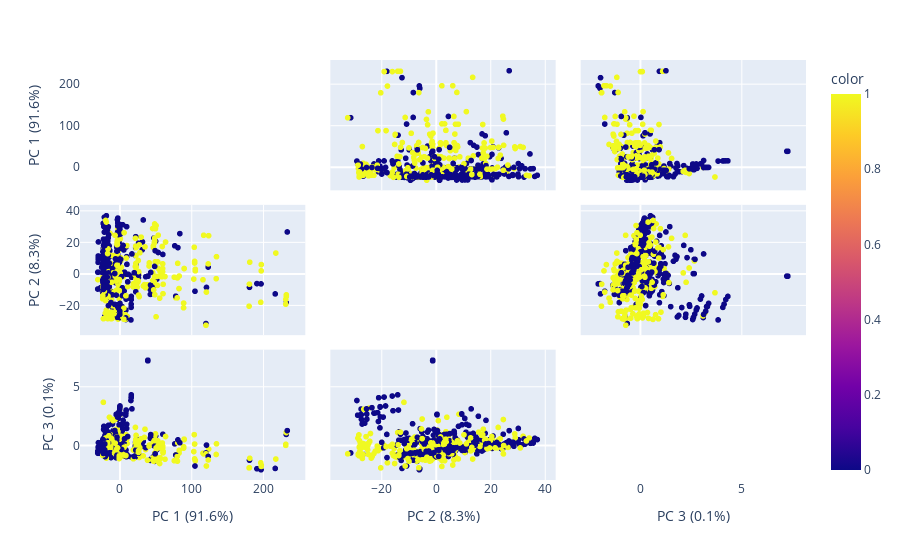

Notebook cell for this chart:
### Code cell
pca = PCA()
components = pca.fit_transform(df_train[features])
labels = {
    str(i): f"PC {i+1} ({var:.1f}%)"
    for i, var in enumerate(pca.explained_variance_ratio_ * 100)
}

fig = px.scatter_matrix(
    components,
    labels=labels,
    dimensions=range(3),
    color=df_train['Survived']
)
fig.update_traces(diagonal_visible=False)
fig.show()

### Figure 1 — Plotly figure (JSON) as saved in the notebook; plotly's stock layout.template omitted (floating-point values rounded to 4 significant figures; data arrays with more than 128 entries replaced by an {"elided": "..."} marker saying what was removed)
{"data": [{"diagonal": {"visible": false}, "dimensions": [{"axis": {"matches": true}, "label": "PC 1 (91.6%)", "values": {"elided": "881 float values"}}, {"axis": {"matches": true}, "label": "PC 2 (8.3%)", "values": {"elided": "881 float values"}}, {"axis": {"matches": true}, "label": "PC 3 (0.1%)", "values": {"elided": "881 float values"}}], "hovertemplate": "%{xaxis.title.text}=%{x}<br>%{yaxis.title.text}=%{y}<br>color=%{marker.color}<extra></extra>", "legendgroup": "", "marker": {"color": {"elided": "881 int values"}, "coloraxis": "coloraxis", "symbol": "circle"}, "name": "", "showlegend": false, "type": "splom"}], "layout": {"coloraxis": {"colorbar": {"title": {"text": "color"}}, "colorscale": [[0, "#0d0887"], [0.1111, "#46039f"], [0.2222, "#7201a8"], [0.3333, "#9c179e"], [0.4444, "#bd3786"], [0.5556, "#d8576b"], [0.6667, "#ed7953"], [0.7778, "#fb9f3a"], [0.8889, "#fdca26"], [1, "#f0f921"]]}, "dragmode": "select", "legend": {"tracegroupgap": 0}, "margin": {"t": 60}}}
